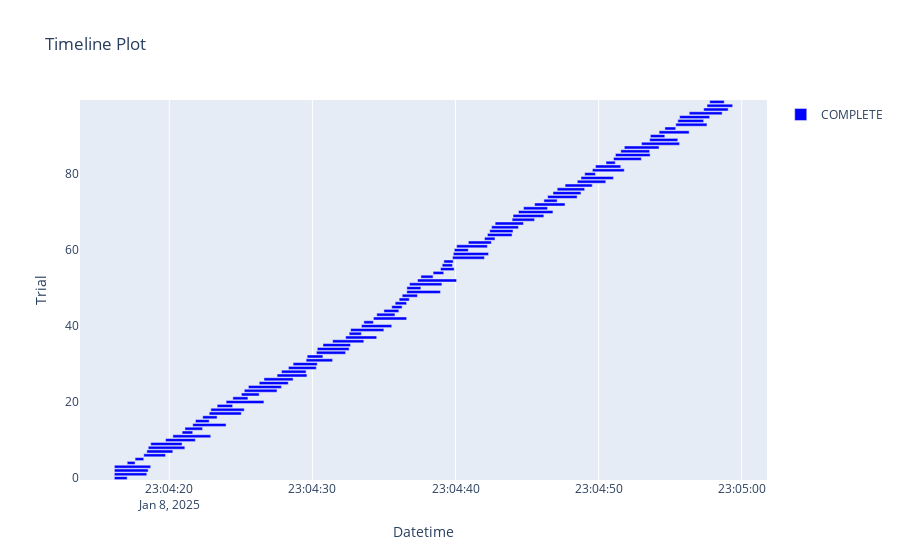

Here is the notebook cell this chart was saved with:
### Code cell
optuna.visualization.plot_timeline(study)

### Figure 1 — Plotly figure (JSON) as saved in the notebook; plotly's stock layout.template omitted (floating-point values rounded to 4 significant figures)
{"data": [{"base": ["2025-01-08T23:04:16.159291", "2025-01-08T23:04:16.160181", "2025-01-08T23:04:16.163992", "2025-01-08T23:04:16.164268", "2025-01-08T23:04:17.058141", "2025-01-08T23:04:17.609981", "2025-01-08T23:04:18.216720", "2025-01-08T23:04:18.429336", "2025-01-08T23:04:18.529251", "2025-01-08T23:04:18.703492", "2025-01-08T23:04:19.739650", "2025-01-08T23:04:20.249158", "2025-01-08T23:04:20.896208", "2025-01-08T23:04:21.092941", "2025-01-08T23:04:21.640494", "2025-01-08T23:04:21.829085", "2025-01-08T23:04:22.333317", "2025-01-08T23:04:22.789690", "2025-01-08T23:04:22.903402", "2025-01-08T23:04:23.344651", "2025-01-08T23:04:23.970700", "2025-01-08T23:04:24.440185", "2025-01-08T23:04:25.037863", "2025-01-08T23:04:25.241048", "2025-01-08T23:04:25.527387", "2025-01-08T23:04:26.282430", "2025-01-08T23:04:26.615128", "2025-01-08T23:04:27.531806", "2025-01-08T23:04:27.837325", "2025-01-08T23:04:28.324939", "2025-01-08T23:04:28.653663", "2025-01-08T23:04:29.561345", "2025-01-08T23:04:29.633843", "2025-01-08T23:04:30.277390", "2025-01-08T23:04:30.341607", "2025-01-08T23:04:30.737187", "2025-01-08T23:04:31.413068", "2025-01-08T23:04:32.323100", "2025-01-08T23:04:32.570135", "2025-01-08T23:04:32.672836", "2025-01-08T23:04:33.425827", "2025-01-08T23:04:33.594650", "2025-01-08T23:04:34.265073", "2025-01-08T23:04:34.497694", "2025-01-08T23:04:34.995583", "2025-01-08T23:04:35.545509", "2025-01-08T23:04:35.782144", "2025-01-08T23:04:36.060239", "2025-01-08T23:04:36.275516", "2025-01-08T23:04:36.595556", "2025-01-08T23:04:36.600037", "2025-01-08T23:04:36.789324", "2025-01-08T23:04:37.344456", "2025-01-08T23:04:37.581518", "2025-01-08T23:04:38.432760", "2025-01-08T23:04:38.954111", "2025-01-08T23:04:39.067691", "2025-01-08T23:04:39.185818", "2025-01-08T23:04:39.789602", "2025-01-08T23:04:39.846175", "2025-01-08T23:04:39.915650", "2025-01-08T23:04:40.080636", "2025-01-08T23:04:40.896093", "2025-01-08T23:04:42.025738", "2025-01-08T23:04:42.229565", "2025-01-08T23:04:42.391541", "2025-01-08T23:04:42.521339", "2025-01-08T23:04:42.767899", "2025-01-08T23:04:43.954633", "2025-01-08T23:04:44.020890", "2025-01-08T23:04:44.399983", "2025-01-08T23:04:44.750393", "2025-01-08T23:04:45.527686", "2025-01-08T23:04:46.175628", "2025-01-08T23:04:46.437021", "2025-01-08T23:04:46.810284", "2025-01-08T23:04:47.105401", "2025-01-08T23:04:47.656354", "2025-01-08T23:04:48.509475", "2025-01-08T23:04:48.766613", "2025-01-08T23:04:49.026690", "2025-01-08T23:04:49.565728", "2025-01-08T23:04:49.778574", "2025-01-08T23:04:50.513953", "2025-01-08T23:04:51.041468", "2025-01-08T23:04:51.177065", "2025-01-08T23:04:51.548586", "2025-01-08T23:04:51.794505", "2025-01-08T23:04:52.997710", "2025-01-08T23:04:53.566327", "2025-01-08T23:04:53.618060", "2025-01-08T23:04:54.226240", "2025-01-08T23:04:54.629413", "2025-01-08T23:04:55.393009", "2025-01-08T23:04:55.533366", "2025-01-08T23:04:55.660670", "2025-01-08T23:04:56.329453", "2025-01-08T23:04:57.341498", "2025-01-08T23:04:57.574448", "2025-01-08T23:04:57.763669"], "hovertemplate": "%{text}<extra>COMPLETE</extra>", "marker": {"color": "blue"}, "name": "COMPLETE", "orientation": "h", "text": ["{<br>  \"number\": 0,<br>  \"values\": [<br>    0.47633597337075617<br>  ],<br>  \"params\": {<br>    \"penalty\": \"l1\",<br>    \"C\": 11.665037141658523,<br>    \"solver\": \"liblinear\"<br>  }<br>}", "{<br>  \"number\": 1,<br>  \"values\": [<br>    0.47633597337075617<br>  ],<br>  \"params\": {<br>    \"penalty\": \"l1\",<br>    \"C\": 42.22701543691766,<br>    \"solver\": \"saga\"<br>  }<br>}", "{<br>  \"number\": 2,<br>  \"values\": [<br>    0.47633597337075617<br>  ],<br>  \"params\": {<br>    \"penalty\": \"elasticnet\",<br>    \"C\": 30.183103202085817,<br>    \"l1_ratio\": 0.2250300523324572<br>  }<br>}", "{<br>  \"number\": 3,<br>  \"values\": [<br>    0.47633597337075617<br>  ],<br>  \"params\": {<br>    \"penalty\": \"elasticnet\",<br>    \"C\": 0.03270401277171879,<br>    \"l1_ratio\": 0.008116110264757337<br>  }<br>}", "{<br>  \"number\": 4,<br>  \"values\": [<br>    0.47633597337075617<br>  ],<br>  \"params\": {<br>    \"penalty\": \"l1\",<br>    \"C\": 0.002324200352528721,<br>    \"solver\": \"liblinear\"<br>  }<br>}", "{<br>  \"number\": 5,<br>  \"values\": [<br>    0.47633597337075617<br>  ],<br>  \"params\": {<br>    \"penalty\": \"l2\",<br>    \"C\": 0.07065544443073149,<br>    \"solver\": \"liblinear\"<br>  }<br>}", "{<br>  \"number\": 6,<br>  \"values\": [<br>    0.47633597337075617<br>  ],<br>  \"params\": {<br>    \"penalty\": \"l2\",<br>    \"C\": 0.026736594031583724,<br>    \"solver\": \"saga\"<br>  }<br>}", "{<br>  \"number\": 7,<br>  \"values\": [<br>    0.47633597337075617<br>  ],<br>  \"params\": {<br>    \"penalty\": \"l2\",<br>    \"C\": 697.5548542036498,<br>    \"solver\": \"saga\"<br>  }<br>}", "{<br>  \"number\": 8,<br>  \"values\": [<br>    0.47633597337075617<br>  ],<br>  \"params\": {<br>    \"penalty\": \"elasticnet\",<br>    \"C\": 70.9664349030308,<br>    \"l1_ratio\": 0.04781174095219076<br>  }<br>}", "{<br>  \"number\": 9,<br>  \"values\": [<br>    0.47633597337075617<br>  ],<br>  \"params\": {<br>    \"penalty\": \"elasticnet\",<br>    \"C\": 0.04399534628589883,<br>    \"l1_ratio\": 0.4019036832519378<br>  }<br>}", "{<br>  \"number\": 10,<br>  \"values\": [<br>    0.47633597337075617<br>  ],<br>  \"params\": {<br>    \"penalty\": \"l1\",<br>    \"C\": 0.021343600967971,<br>    \"solver\": \"saga\"<br>  }<br>}", "{<br>  \"number\": 11,<br>  \"values\": [<br>    0.47633597337075617<br>  ],<br>  \"params\": {<br>    \"penalty\": \"l1\",<br>    \"C\": 6.418778921190926,<br>    \"solver\": \"saga\"<br>  }<br>}", "{<br>  \"number\": 12,<br>  \"values\": [<br>    0.47633597337075617<br>  ],<br>  \"params\": {<br>    \"penalty\": \"l2\",<br>    \"C\": 194.52605917885924,<br>    \"solver\": \"liblinear\"<br>  }<br>}", "{<br>  \"number\": 13,<br>  \"values\": [<br>    0.47633597337075617<br>  ],<br>  \"params\": {<br>    \"penalty\": \"l1\",<br>    \"C\": 1.1032393173401898,<br>    \"solver\": \"liblinear\"<br>  }<br>}", "{<br>  \"number\": 14,<br>  \"values\": [<br>    0.47633597337075617<br>  ],<br>  \"params\": {<br>    \"penalty\": \"l1\",<br>    \"C\": 5.7975131478152315,<br>    \"solver\": \"saga\"<br>  }<br>}", "{<br>  \"number\": 15,<br>  \"values\": [<br>    0.47633597337075617<br>  ],<br>  \"params\": {<br>    \"penalty\": \"l1\",<br>    \"C\": 1.1782539046638958,<br>    \"solver\": \"liblinear\"<br>  }<br>}", "{<br>  \"number\": 16,<br>  \"values\": [<br>    0.47633597337075617<br>  ],<br>  \"params\": {<br>    \"penalty\": \"l1\",<br>    \"C\": 11.075933067612109,<br>    \"solver\": \"liblinear\"<br>  }<br>}", "{<br>  \"number\": 17,<br>  \"values\": [<br>    0.47633597337075617<br>  ],<br>  \"params\": {<br>    \"penalty\": \"l1\",<br>    \"C\": 791.0863931365437,<br>    \"solver\": \"saga\"<br>  }<br>}", "{<br>  \"number\": 18,<br>  \"values\": [<br>    0.47633597337075617<br>  ],<br>  \"params\": {<br>    \"penalty\": \"l1\",<br>    \"C\": 0.4348562266721715,<br>    \"solver\": \"saga\"<br>  }<br>}", "{<br>  \"number\": 19,<br>  \"values\": [<br>    0.47633597337075617<br>  ],<br>  \"params\": {<br>    \"penalty\": \"l1\",<br>    \"C\": 78.35829913797569,<br>    \"solver\": \"liblinear\"<br>  }<br>}", "{<br>  \"number\": 20,<br>  \"values\": [<br>    0.47633597337075617<br>  ],<br>  \"params\": {<br>    \"penalty\": \"l1\",<br>    \"C\": 0.3122506165555135,<br>    \"solver\": \"saga\"<br>  }<br>}", "{<br>  \"number\": 21,<br>  \"values\": [<br>    0.47633597337075617<br>  ],<br>  \"params\": {<br>    \"penalty\": \"l1\",<br>    \"C\": 18.105305461791858,<br>    \"solver\": \"liblinear\"<br>  }<br>}", "{<br>  \"number\": 22,<br>  \"values\": [<br>    0.47633597337075617<br>  ],<br>  \"params\": {<br>    \"penalty\": \"l1\",<br>    \"C\": 2.960096577815339,<br>    \"solver\": \"liblinear\"<br>  }<br>}", "{<br>  \"number\": 23,<br>  \"values\": [<br>    0.47633597337075617<br>  ],<br>  \"params\": {<br>    \"penalty\": \"elasticnet\",<br>    \"C\": 185.3904789422777,<br>    \"l1_ratio\": 0.9839205589018974<br>  }<br>}", "{<br>  \"number\": 24,<br>  \"values\": [<br>    0.47633597337075617<br>  ],<br>  \"params\": {<br>    \"penalty\": \"elasticnet\",<br>    \"C\": 32.53916004576963,<br>    \"l1_ratio\": 0.4392360447896712<br>  }<br>}", "{<br>  \"number\": 25,<br>  \"values\": [<br>    0.47633597337075617<br>  ],<br>  \"params\": {<br>    \"penalty\": \"elasticnet\",<br>    \"C\": 45.95812047932412,<br>    \"l1_ratio\": 0.731021613195676<br>  }<br>}", "{<br>  \"number\": 26,<br>  \"values\": [<br>    0.47633597337075617<br>  ],<br>  \"params\": {<br>    \"penalty\": \"elasticnet\",<br>    \"C\": 194.7059476903702,<br>    \"l1_ratio\": 0.24720401874106862<br>  }<br>}", "{<br>  \"number\": 27,<br>  \"values\": [<br>    0.47633597337075617<br>  ],<br>  \"params\": {<br>    \"penalty\": \"elasticnet\",<br>    \"C\": 2.808929870964465,<br>    \"l1_ratio\": 0.6694453567007799<br>  }<br>}", "{<br>  \"number\": 28,<br>  \"values\": [<br>    0.47633597337075617<br>  ],<br>  \"params\": {<br>    \"penalty\": \"l2\",<br>    \"C\": 19.094414308926886,<br>    \"solver\": \"saga\"<br>  }<br>}", "{<br>  \"number\": 29,<br>  \"values\": [<br>    0.47633597337075617<br>  ],<br>  \"params\": {<br>    \"penalty\": \"elasticnet\",<br>    \"C\": 148.78297643810856,<br>    \"l1_ratio\": 0.2762405956645724<br>  }<br>}", "{<br>  \"number\": 30,<br>  \"values\": [<br>    0.47633597337075617<br>  ],<br>  \"params\": {<br>    \"penalty\": \"elasticnet\",<br>    \"C\": 4.530105624652594,<br>    \"l1_ratio\": 0.6418347762582357<br>  }<br>}", "{<br>  \"number\": 31,<br>  \"values\": [<br>    0.47633597337075617<br>  ],<br>  \"params\": {<br>    \"penalty\": \"l1\",<br>    \"C\": 0.0020056892740999252,<br>    \"solver\": \"saga\"<br>  }<br>}", "{<br>  \"number\": 32,<br>  \"values\": [<br>    0.47633597337075617<br>  ],<br>  \"params\": {<br>    \"penalty\": \"l1\",<br>    \"C\": 456.57028655009003,<br>    \"solver\": \"liblinear\"<br>  }<br>}", "{<br>  \"number\": 33,<br>  \"values\": [<br>    0.47633597337075617<br>  ],<br>  \"params\": {<br>    \"penalty\": \"l2\",<br>    \"C\": 0.30829004751914624,<br>    \"solver\": \"saga\"<br>  }<br>}", "{<br>  \"number\": 34,<br>  \"values\": [<br>    0.47633597337075617<br>  ],<br>  \"params\": {<br>    \"penalty\": \"elasticnet\",<br>    \"C\": 0.013501849971757926,<br>    \"l1_ratio\": 0.001553847923201044<br>  }<br>}", "{<br>  \"number\": 35,<br>  \"values\": [<br>    0.47633597337075617<br>  ],<br>  \"params\": {<br>    \"penalty\": \"elasticnet\",<br>    \"C\": 0.006112431568238685,<br>    \"l1_ratio\": 0.16332252067937075<br>  }<br>}", "{<br>  \"number\": 36,<br>  \"values\": [<br>    0.47633597337075617<br>  ],<br>  \"params\": {<br>    \"penalty\": \"elasticnet\",<br>    \"C\": 0.10688758454376214,<br>    \"l1_ratio\": 0.1303184865458644<br>  }<br>}", "{<br>  \"number\": 37,<br>  \"values\": [<br>    0.47633597337075617<br>  ],<br>  \"params\": {<br>    \"penalty\": \"elasticnet\",<br>    \"C\": 0.09789523169351697,<br>    \"l1_ratio\": 0.30299633341086507<br>  }<br>}", "{<br>  \"number\": 38,<br>  \"values\": [<br>    0.47633597337075617<br>  ],<br>  \"params\": {<br>    \"penalty\": \"l2\",<br>    \"C\": 13.353525991414678,<br>    \"solver\": \"liblinear\"<br>  }<br>}", "{<br>  \"number\": 39,<br>  \"values\": [<br>    0.47633597337075617<br>  ],<br>  \"params\": {<br>    \"penalty\": \"elasticnet\",<br>    \"C\": 0.004611520465758957,<br>    \"l1_ratio\": 0.12093087338299993<br>  }<br>}", "{<br>  \"number\": 40,<br>  \"values\": [<br>    0.47633597337075617<br>  ],<br>  \"params\": {<br>    \"penalty\": \"elasticnet\",<br>    \"C\": 41.77571042710189,<br>    \"l1_ratio\": 0.003584858844824474<br>  }<br>}", "{<br>  \"number\": 41,<br>  \"values\": [<br>    0.47633597337075617<br>  ],<br>  \"params\": {<br>    \"penalty\": \"l2\",<br>    \"C\": 0.0011112450811125614,<br>    \"solver\": \"liblinear\"<br>  }<br>}", "{<br>  \"number\": 42,<br>  \"values\": [<br>    0.47633597337075617<br>  ],<br>  \"params\": {<br>    \"penalty\": \"l1\",<br>    \"C\": 1.6522762895130843,<br>    \"solver\": \"saga\"<br>  }<br>}", "{<br>  \"number\": 43,<br>  \"values\": [<br>    0.47633597337075617<br>  ],<br>  \"params\": {<br>    \"penalty\": \"l1\",<br>    \"C\": 81.5209110962003,<br>    \"solver\": \"liblinear\"<br>  }<br>}", "{<br>  \"number\": 44,<br>  \"values\": [<br>    0.47633597337075617<br>  ],<br>  \"params\": {<br>    \"penalty\": \"l1\",<br>    \"C\": 0.040404820086234576,<br>    \"solver\": \"liblinear\"<br>  }<br>}", "{<br>  \"number\": 45,<br>  \"values\": [<br>    0.47633597337075617<br>  ],<br>  \"params\": {<br>    \"penalty\": \"l1\",<br>    \"C\": 0.006236755145374198,<br>    \"solver\": \"liblinear\"<br>  }<br>}", "{<br>  \"number\": 46,<br>  \"values\": [<br>    0.47633597337075617<br>  ],<br>  \"params\": {<br>    \"penalty\": \"l1\",<br>    \"C\": 0.011274239632069171,<br>    \"solver\": \"liblinear\"<br>  }<br>}", "{<br>  \"number\": 47,<br>  \"values\": [<br>    0.47633597337075617<br>  ],<br>  \"params\": {<br>    \"penalty\": \"l1\",<br>    \"C\": 0.0028316404139361487,<br>    \"solver\": \"liblinear\"<br>  }<br>}", "{<br>  \"number\": 48,<br>  \"values\": [<br>    0.47633597337075617<br>  ],<br>  \"params\": {<br>    \"penalty\": \"l1\",<br>    \"C\": 397.6584197918654,<br>    \"solver\": \"liblinear\"<br>  }<br>}", "{<br>  \"number\": 49,<br>  \"values\": [<br>    0.47633597337075617<br>  ],<br>  \"params\": {<br>    \"penalty\": \"l1\",<br>    \"C\": 8.919482601694384,<br>    \"solver\": \"saga\"<br>  }<br>}", "{<br>  \"number\": 50,<br>  \"values\": [<br>    0.47633597337075617<br>  ],<br>  \"params\": {<br>    \"penalty\": \"l1\",<br>    \"C\": 0.5444013440603253,<br>    \"solver\": \"liblinear\"<br>  }<br>}", "{<br>  \"number\": 51,<br>  \"values\": [<br>    0.47633597337075617<br>  ],<br>  \"params\": {<br>    \"penalty\": \"l2\",<br>    \"C\": 24.690818250219976,<br>    \"solver\": \"saga\"<br>  }<br>}", "{<br>  \"number\": 52,<br>  \"values\": [<br>    0.47633597337075617<br>  ],<br>  \"params\": {<br>    \"penalty\": \"elasticnet\",<br>    \"C\": 0.17033636440774844,<br>    \"l1_ratio\": 0.5287446410191542<br>  }<br>}", "{<br>  \"number\": 53,<br>  \"values\": [<br>    0.47633597337075617<br>  ],<br>  \"params\": {<br>    \"penalty\": \"l1\",<br>    \"C\": 0.03657926994208993,<br>    \"solver\": \"liblinear\"<br>  }<br>}", "{<br>  \"number\": 54,<br>  \"values\": [<br>    0.47633597337075617<br>  ],<br>  \"params\": {<br>    \"penalty\": \"l2\",<br>    \"C\": 0.020013689529271815,<br>    \"solver\": \"liblinear\"<br>  }<br>}", "{<br>  \"number\": 55,<br>  \"values\": [<br>    0.47633597337075617<br>  ],<br>  \"params\": {<br>    \"penalty\": \"l2\",<br>    \"C\": 0.10279048712225168,<br>    \"solver\": \"liblinear\"<br>  }<br>}", "{<br>  \"number\": 56,<br>  \"values\": [<br>    0.47633597337075617<br>  ],<br>  \"params\": {<br>    \"penalty\": \"l2\",<br>    \"C\": 63.924951513650434,<br>    \"solver\": \"liblinear\"<br>  }<br>}", "{<br>  \"number\": 57,<br>  \"values\": [<br>    0.47633597337075617<br>  ],<br>  \"params\": {<br>    \"penalty\": \"l2\",<br>    \"C\": 1.682520078835638,<br>    \"solver\": \"liblinear\"<br>  }<br>}", "{<br>  \"number\": 58,<br>  \"values\": [<br>    0.47633597337075617<br>  ],<br>  \"params\": {<br>    \"penalty\": \"elasticnet\",<br>    \"C\": 119.23729938964541,<br>    \"l1_ratio\": 0.20251682919723993<br>  }<br>}", "{<br>  \"number\": 59,<br>  \"values\": [<br>    0.47633597337075617<br>  ],<br>  \"params\": {<br>    \"penalty\": \"l1\",<br>    \"C\": 0.6819248087667457,<br>    \"solver\": \"saga\"<br>  }<br>}", "{<br>  \"number\": 60,<br>  \"values\": [<br>    0.47633597337075617<br>  ],<br>  \"params\": {<br>    \"penalty\": \"l1\",<br>    \"C\": 3.3577188933424296,<br>    \"solver\": \"liblinear\"<br>  }<br>}", "{<br>  \"number\": 61,<br>  \"values\": [<br>    0.47633597337075617<br>  ],<br>  \"params\": {<br>    \"penalty\": \"elasticnet\",<br>    \"C\": 0.06458342062468365,<br>    \"l1_ratio\": 0.34887210799928875<br>  }<br>}", "{<br>  \"number\": 62,<br>  \"values\": [<br>    0.47633597337075617<br>  ],<br>  \"params\": {<br>    \"penalty\": \"l2\",<br>    \"C\": 8.6493971971857,<br>    \"solver\": \"saga\"<br>  }<br>}", "{<br>  \"number\": 63,<br>  \"values\": [<br>    0.47633597337075617<br>  ],<br>  \"params\": {<br>    \"penalty\": \"l1\",<br>    \"C\": 0.001485200594626747,<br>    \"solver\": \"liblinear\"<br>  }<br>}", "{<br>  \"number\": 64,<br>  \"values\": [<br>    0.47633597337075617<br>  ],<br>  \"params\": {<br>    \"penalty\": \"l2\",<br>    \"C\": 0.024991259640321485,<br>    \"solver\": \"saga\"<br>  }<br>}", "{<br>  \"number\": 65,<br>  \"values\": [<br>    0.47633597337075617<br>  ],<br>  \"params\": {<br>    \"penalty\": \"l2\",<br>    \"C\": 0.18511146086253097,<br>    \"solver\": \"saga\"<br>  }<br>}", "{<br>  \"number\": 66,<br>  \"values\": [<br>    0.47633597337075617<br>  ],<br>  \"params\": {<br>    \"penalty\": \"l2\",<br>    \"C\": 0.01390915537369244,<br>    \"solver\": \"saga\"<br>  }<br>}", "{<br>  \"number\": 67,<br>  \"values\": [<br>    0.47633597337075617<br>  ],<br>  \"params\": {<br>    \"penalty\": \"elasticnet\",<br>    \"C\": 0.008978623828226617,<br>    \"l1_ratio\": 0.9574212220844098<br>  }<br>}", "{<br>  \"number\": 68,<br>  \"values\": [<br>    0.47633597337075617<br>  ],<br>  \"params\": {<br>    \"penalty\": \"l2\",<br>    \"C\": 0.0036007442117082862,<br>    \"solver\": \"saga\"<br>  }<br>}", "{<br>  \"number\": 69,<br>  \"values\": [<br>    0.47633597337075617<br>  ],<br>  \"params\": {<br>    \"penalty\": \"elasticnet\",<br>    \"C\": 0.02478977027540911,<br>    \"l1_ratio\": 0.5074003129396603<br>  }<br>}", "{<br>  \"number\": 70,<br>  \"values\": [<br>    0.47633597337075617<br>  ],<br>  \"params\": {<br>    \"penalty\": \"l1\",<br>    \"C\": 28.136650111353237,<br>    \"solver\": \"saga\"<br>  }<br>}", "{<br>  \"number\": 71,<br>  \"values\": [<br>    0.47633597337075617<br>  ],<br>  \"params\": {<br>    \"penalty\": \"l2\",<br>    \"C\": 4.944223271997684,<br>    \"solver\": \"saga\"<br>  }<br>}", "{<br>  \"number\": 72,<br>  \"values\": [<br>    0.47633597337075617<br>  ],<br>  \"params\": {<br>    \"penalty\": \"elasticnet\",<br>    \"C\": 16.952540592651676,<br>    \"l1_ratio\": 0.08888789794832266<br>  }<br>}", "{<br>  \"number\": 73,<br>  \"values\": [<br>    0.47633597337075617<br>  ],<br>  \"params\": {<br>    \"penalty\": \"l1\",<br>    \"C\": 0.06069896849600435,<br>    \"solver\": \"liblinear\"<br>  }<br>}", "{<br>  \"number\": 74,<br>  \"values\": [<br>    0.47633597337075617<br>  ],<br>  \"params\": {<br>    \"penalty\": \"l2\",<br>    \"C\": 303.7806732487121,<br>    \"solver\": \"saga\"<br>  }<br>}", "{<br>  \"number\": 75,<br>  \"values\": [<br>    0.47633597337075617<br>  ],<br>  \"params\": {<br>    \"penalty\": \"l2\",<br>    \"C\": 104.55515458443855,<br>    \"solver\": \"saga\"<br>  }<br>}", "{<br>  \"number\": 76,<br>  \"values\": [<br>    0.47633597337075617<br>  ],<br>  \"params\": {<br>    \"penalty\": \"l2\",<br>    \"C\": 956.1778448391162,<br>    \"solver\": \"saga\"<br>  }<br>}", "{<br>  \"number\": 77,<br>  \"values\": [<br>    0.47633597337075617<br>  ],<br>  \"params\": {<br>    \"penalty\": \"l2\",<br>    \"C\": 61.81379197580363,<br>    \"solver\": \"saga\"<br>  }<br>}", "{<br>  \"number\": 78,<br>  \"values\": [<br>    0.47633597337075617<br>  ],<br>  \"params\": {<br>    \"penalty\": \"elasticnet\",<br>    \"C\": 570.2800081505872,<br>    \"l1_ratio\": 0.8464183171293541<br>  }<br>}", "{<br>  \"number\": 79,<br>  \"values\": [<br>    0.47633597337075617<br>  ],<br>  \"params\": {<br>    \"penalty\": \"l1\",<br>    \"C\": 209.9920923054727,<br>    \"solver\": \"saga\"<br>  }<br>}", "{<br>  \"number\": 80,<br>  \"values\": [<br>    0.47633597337075617<br>  ],<br>  \"params\": {<br>    \"penalty\": \"l2\",<br>    \"C\": 40.59715231422821,<br>    \"solver\": \"liblinear\"<br>  }<br>}", "{<br>  \"number\": 81,<br>  \"values\": [<br>    0.47633597337075617<br>  ],<br>  \"params\": {<br>    \"penalty\": \"l1\",<br>    \"C\": 0.8747685374738443,<br>    \"solver\": \"saga\"<br>  }<br>}", "{<br>  \"number\": 82,<br>  \"values\": [<br>    0.47633597337075617<br>  ],<br>  \"params\": {<br>    \"penalty\": \"elasticnet\",<br>    \"C\": 0.2751452526286131,<br>    \"l1_ratio\": 0.21350851435697132<br>  }<br>}", "{<br>  \"number\": 83,<br>  \"values\": [<br>    0.47633597337075617<br>  ],<br>  \"params\": {<br>    \"penalty\": \"l1\",<br>    \"C\": 0.007850884596105487,<br>    \"solver\": \"liblinear\"<br>  }<br>}", "{<br>  \"number\": 84,<br>  \"values\": [<br>    0.47633597337075617<br>  ],<br>  \"params\": {<br>    \"penalty\": \"elasticnet\",<br>    \"C\": 11.891756744256035,<br>    \"l1_ratio\": 0.06732001644650987<br>  }<br>}", "{<br>  \"number\": 85,<br>  \"values\": [<br>    0.47633597337075617<br>  ],<br>  \"params\": {<br>    \"penalty\": \"elasticnet\",<br>    \"C\": 23.495632813175774,<br>    \"l1_ratio\": 0.057201356216862065<br>  }<br>}", "{<br>  \"number\": 86,<br>  \"values\": [<br>    0.47633597337075617<br>  ],<br>  \"params\": {<br>    \"penalty\": \"elasticnet\",<br>    \"C\": 265.01716575786685,<br>    \"l1_ratio\": 0.003735590749465889<br>  }<br>}", "{<br>  \"number\": 87,<br>  \"values\": [<br>    0.47633597337075617<br>  ],<br>  \"params\": {<br>    \"penalty\": \"elasticnet\",<br>    \"C\": 48.165625869754614,<br>    \"l1_ratio\": 0.16902735047407225<br>  }<br>}", "{<br>  \"number\": 88,<br>  \"values\": [<br>    0.47633597337075617<br>  ],<br>  \"params\": {<br>    \"penalty\": \"elasticnet\",<br>    \"C\": 7.011259111544098,<br>    \"l1_ratio\": 0.40359237129073267<br>  }<br>}", "{<br>  \"number\": 89,<br>  \"values\": [<br>    0.47633597337075617<br>  ],<br>  \"params\": {<br>    \"penalty\": \"l2\",<br>    \"C\": 133.22126883240736,<br>    \"solver\": \"saga\"<br>  }<br>}", "{<br>  \"number\": 90,<br>  \"values\": [<br>    0.47633597337075617<br>  ],<br>  \"params\": {<br>    \"penalty\": \"l1\",<br>    \"C\": 0.05743528251077472,<br>    \"solver\": \"liblinear\"<br>  }<br>}", "{<br>  \"number\": 91,<br>  \"values\": [<br>    0.47633597337075617<br>  ],<br>  \"params\": {<br>    \"penalty\": \"elasticnet\",<br>    \"C\": 0.0021881288935320926,<br>    \"l1_ratio\": 0.3209433938579759<br>  }<br>}", "{<br>  \"number\": 92,<br>  \"values\": [<br>    0.47633597337075617<br>  ],<br>  \"params\": {<br>    \"penalty\": \"l2\",<br>    \"C\": 15.916670577930885,<br>    \"solver\": \"liblinear\"<br>  }<br>}", "{<br>  \"number\": 93,<br>  \"values\": [<br>    0.47633597337075617<br>  ],<br>  \"params\": {<br>    \"penalty\": \"l1\",<br>    \"C\": 77.96863201674604,<br>    \"solver\": \"saga\"<br>  }<br>}", "{<br>  \"number\": 94,<br>  \"values\": [<br>    0.47633597337075617<br>  ],<br>  \"params\": {<br>    \"penalty\": \"elasticnet\",<br>    \"C\": 0.03730403321352787,<br>    \"l1_ratio\": 0.3679596707869761<br>  }<br>}", "{<br>  \"number\": 95,<br>  \"values\": [<br>    0.47633597337075617<br>  ],<br>  \"params\": {<br>    \"penalty\": \"elasticnet\",<br>    \"C\": 0.08031668280410371,<br>    \"l1_ratio\": 0.2318133743491499<br>  }<br>}", "{<br>  \"number\": 96,<br>  \"values\": [<br>    0.47633597337075617<br>  ],<br>  \"params\": {<br>    \"penalty\": \"elasticnet\",<br>    \"C\": 0.15890316113898886,<br>    \"l1_ratio\": 0.4186668892183166<br>  }<br>}", "{<br>  \"number\": 97,<br>  \"values\": [<br>    0.47633597337075617<br>  ],<br>  \"params\": {<br>    \"penalty\": \"elasticnet\",<br>    \"C\": 0.016132867074320316,<br>    \"l1_ratio\": 0.46243020066728513<br>  }<br>}", "{<br>  \"number\": 98,<br>  \"values\": [<br>    0.47633597337075617<br>  ],<br>  \"params\": {<br>    \"penalty\": \"elasticnet\",<br>    \"C\": 0.030556709204430578,<br>    \"l1_ratio\": 0.5475211233962087<br>  }<br>}", "{<br>  \"number\": 99,<br>  \"values\": [<br>    0.47633597337075617<br>  ],<br>  \"params\": {<br>    \"penalty\": \"l1\",<br>    \"C\": 0.047949134865994204,<br>    \"solver\": \"liblinear\"<br>  }<br>}"], "textposition": "none", "type": "bar", "x": [894.7, 2264.0, 2359.0, 2533.0, 548.3, 601.8, 1519.0, 1816.0, 2556.0, 2189.0, 2079.0, 2643.0, 739.5, 1227.0, 2325.0, 956.3, 1006.0, 2238.0, 2333.0, 1079.0, 2639.0, 1052.0, 1240.0, 2286.0, 2306.0, 2030.0, 2034.0, 2086.0, 1720.0, 1947.0, 1683.0, 1848.0, 1097.0, 2041.0, 2223.0, 1926.0, 2178.0, 2169.0, 851.4, 2318.0, 2116.0, 665.3, 2322.0, 1271.0, 1042.0, 721.1, 799.0, 709.9, 1064.0, 2349.0, 976.5, 2258.0, 2729.0, 847.9, 740.4, 951.2, 717.0, 651.9, 2230.0, 2457.0, 975.5, 2145.0, 1606.0, 733.7, 1721.0, 1625.0, 1874.0, 1978.0, 1568.0, 2150.0, 2406.0, 1679.0, 2124.0, 925.9, 2058.0, 1953.0, 1916.0, 1896.0, 1987.0, 2266.0, 747.3, 2224.0, 1766.0, 647.3, 1943.0, 2421.0, 2015.0, 2425.0, 2658.0, 1963.0, 1005.0, 2098.0, 756.7, 2177.0, 1802.0, 2098.0, 2303.0, 1708.0, 1790.0, 1011.0], "y": [0, 1, 2, 3, 4, 5, 6, 7, 8, 9, 10, 11, 12, 13, 14, 15, 16, 17, 18, 19, 20, 21, 22, 23, 24, 25, 26, 27, 28, 29, 30, 31, 32, 33, 34, 35, 36, 37, 38, 39, 40, 41, 42, 43, 44, 45, 46, 47, 48, 49, 50, 51, 52, 53, 54, 55, 56, 57, 58, 59, 60, 61, 62, 63, 64, 65, 66, 67, 68, 69, 70, 71, 72, 73, 74, 75, 76, 77, 78, 79, 80, 81, 82, 83, 84, 85, 86, 87, 88, 89, 90, 91, 92, 93, 94, 95, 96, 97, 98, 99]}], "layout": {"showlegend": true, "title": {"text": "Timeline Plot"}, "xaxis": {"title": {"text": "Datetime"}, "type": "date"}, "yaxis": {"title": {"text": "Trial"}}}}
